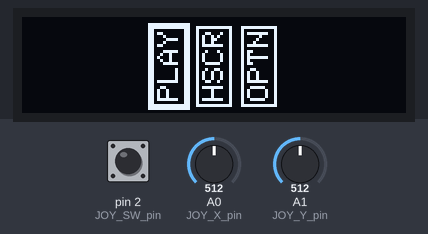
The sketch below on a simulated Arduino Uno, built with avr-gcc and run on an emulated ATmega328P. On the bench: 128×32 one-colour display. Inputs (shaded band) come from the test bench; at power-on: A1 (JOY_Y_pin) = 512, pin 2 (JOY_SW_pin) HIGH, A0 (JOY_X_pin) = 512. Random numbers use the default seed unless the sketch sets one.

Above: at 1.2 s.
1.3 s: A1 (JOY_Y_pin) set to 69
2.8 s: A1 (JOY_Y_pin) set to 55
At 3.15 s:
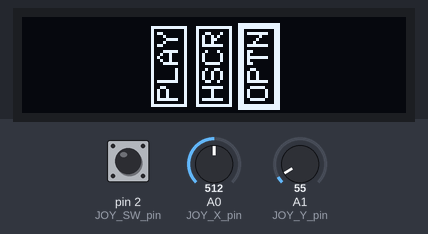
5.2 s: pin 2 (JOY_SW_pin) pulled LOW for 1 s
At 8.0 s:
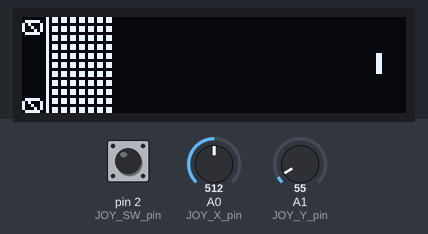
8.3 s: pin 2 (JOY_SW_pin) pulled LOW for 0.15 s
Timing chart, 0 to 11.1 s (numbered marks = the images above; inputs shaded):
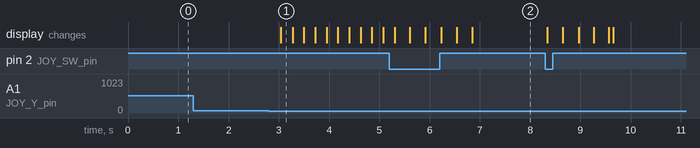

Measured:
- the behaviour switches between 62 and 61 on A1 (JOY_Y_pin) (found by bisection; images 0 and 1)
- after the input at 1.3 s, every drawn part: stays the same
- after the input at 2.8 s, the display: changes after 0.24 s (image 1)

The sketch:

Atari_Breakout.ino
```cpp
#include <SPI.h>
#include <Wire.h>
#include <Adafruit_GFX.h>
#include <Adafruit_SSD1306.h>

#define OLED_RESET 4
Adafruit_SSD1306 display(OLED_RESET);

// Joystick
const int JOY_SW_pin = 2; // digital
const int JOY_X_pin = 0; // analog
const int JOY_Y_pin = 1; // analog

// Paddle
const float paddleSpeed = .004;
const int paddleWidth = 7;
const int paddleHeight = 2;
const int paddlePaddingY = 10;
float paddleX;
bool pastPaddle; // If the ball has gone past the paddle already

// Ball
const int ballSize = 2;
float ballX, ballY;
float ballVelX, ballVelY;

const int roofPadding = 8;
const int boxWidth = 2;
const int boxHeight = 2;
const int boxAmountWidth = 11, boxAmountHeight = 7;

int score;
int highScore;

bool dead;

// Menus
const int WINDOW_MAIN_MENU = 0;
const int WINDOW_GAME = 1;

int windowState = WINDOW_MAIN_MENU;

class MainMenu {
  public:
    MainMenu() {}

    static const int optionsCount = 3;
    char* options [optionsCount] = {"PLAY", "HSCR", "OPTN"};
    int selected = 0;

    void updateMainMenu() {
      updateLogics();
      drawMainMenu();
    }

    void updateLogics() {
      int joyY = analogRead(JOY_Y_pin) - 512;
      if (abs(joyY) > 450) { // Threshold of 450 of 512
        if (joyY > 0) {
          changeSelected(1);
        } else {
          changeSelected(-1);
        }
        delay(200);
      }

      // Select option
      if (!digitalRead(JOY_SW_pin) && selected == 0) {
        windowState = WINDOW_GAME;
      }
    }

    void changeSelected(int delta) {
      selected += delta;
      if (selected < 0) selected += optionsCount;
      if (selected >= optionsCount) selected -= optionsCount;
    }

    void drawMainMenu() {
      display.setRotation(3);
      drawOptions();
      display.setRotation(0);
    }

    void drawOptions() {
      int rectWidth = 27, rectHeight = 12;
      int rectPaddingX = (display.width() - rectWidth) / 2;
      int rectSpacingY = 3;
      int rectStartingY = (display.height() - (3 * rectHeight + 2 * rectSpacingY)) / 2;

      for (int i = 0; i < 3; i++) {
        char* text = options[i];

        display.drawRect(rectPaddingX, rectStartingY + (rectHeight + rectSpacingY) * i, rectWidth, rectHeight, WHITE);
        if (i == selected) display.drawRect(rectPaddingX-1, rectStartingY + (rectHeight + rectSpacingY) * i-1, rectWidth+2, rectHeight+2, WHITE);

        int textLen = 5 * 4 + 1 * (4-1); // 1 pixel between the four letters

        display.setCursor(rectPaddingX+2, rectStartingY+2 + (rectHeight + rectSpacingY) * i);
        display.println(text);
      }
    }
};

class Box {
  public:
    Box() {}
    Box(int x, int y) {
      this->x = x;
      this->y = y;
      visible = true;
    }

    bool hitBall() {
      if (!visible) return;
      if (ballX + ballSize >= x && ballX < x + boxWidth && ballY + ballSize >= y && ballY < y + boxHeight) {
        // Figure out how much "inside" the box the ball is, so we can direct it in the right direction
        float ballDepthXFromLeft = ((ballX + ballSize) - x);
        float ballDepthXFromRight = ((x + boxWidth) - ballX);
        float ballDepthYFromBottom = ((y + boxHeight) - ballY);
        float ballDepthYFromTop = ((ballY + ballSize) - y);

        if (ballVelX >= 0)
          if (ballVelY >= 0)
            if (ballDepthXFromLeft >= ballDepthYFromTop)
              ballVelY = -ballVelY;
            else
              ballVelX = -ballVelX;
          else
            if (ballDepthXFromLeft >= ballDepthYFromBottom)
              ballVelY = -ballVelY;
            else
              ballVelX = -ballVelX;
        else
          if (ballVelY >= 0)
            if (ballDepthXFromRight >= ballDepthYFromTop)
              ballVelY = -ballVelY;
            else
              ballVelX = -ballVelX;
          else
            if (ballDepthXFromRight >= ballDepthYFromBottom)
              ballVelY = -ballVelY;
            else
              ballVelX = -ballVelX;

        visible = false;
        score++;
      }
    }

    int x, y;
    bool visible;
};
Box boxes [boxAmountWidth * boxAmountHeight];
MainMenu mainMenu = MainMenu();

void setup() {
  // put your setup code here, to run once:
  Serial.begin(9600);

  // Setup the joystick
  pinMode(JOY_SW_pin, INPUT);
  digitalWrite(JOY_SW_pin, HIGH);

  // initialize with the I2C addr 0x3C (for the 128x32)
  display.begin(SSD1306_SWITCHCAPVCC, 0x3C);

  // Init objects
  for (int i = 0; i < boxAmountWidth * boxAmountHeight; i++) {
    int x = i % boxAmountWidth;
    int y = i / boxAmountWidth;

    Box box = Box(x * 3, roofPadding + 2 + y * 3);
    boxes[i] = box;
  }

  highScore = 0;
  ballSpawn();
}

// 32 = 2 * n + 1 * (n-1) = 3n - 1
// 30 = 3 * n + 2 * (n-1) = 5n - 2

void ballSpawn() {
  pastPaddle = false;
  ballX = display.height() / 2.0f - ballSize / 2.0f;
  ballY = display.width() / 3.0f - ballSize / 2.0f;
  ballVelX = .5f * ((rand () % 100) / 50.0f - 1.0f);
  ballVelY = 2.0f;
  paddleX = display.height() / 2.0f - paddleWidth / 2.0f;
  if (score > highScore) highScore = score;
  score = 0;
  showAllBoxes();
  dead = false;
}

void showAllBoxes() {
  for (int i = 0; i < boxAmountWidth * boxAmountHeight; i++) {
    boxes[i].visible = true;
  }
}

void loop() {
  // Clear the display and make it ready for more rendering
  display.clearDisplay();
  display.setTextSize(1);
  display.setTextColor(WHITE);

  // Call the appropriate update method
  switch (windowState) {
    case WINDOW_MAIN_MENU:
      mainMenu.updateMainMenu();
      break;
    case WINDOW_GAME:
      updateGame();
      break;
  }

  // Render to the display
  display.display();
  delay(10);
}

//void updateMainMenu() {
  //mainMenu->updateMainMenu();
//}

void updateGame() {
  if (!dead) {
    // Update physics
    movePaddle();
    moveBall();
    updateBoxes();
  } else if (!digitalRead(JOY_SW_pin)) {
    ballSpawn();
  }

  // Draw on the display
  drawPaddle();
  drawBall();
  drawScore();
  drawBoxes();
  drawRoof();
}

void updateBoxes() {
  int visible = 0;
  for (int i = 0; i < boxAmountWidth * boxAmountHeight; i++) {
    if (boxes[i].visible) visible++;
    boxes[i].hitBall();
  }

  if (visible == 0) {
    showAllBoxes(); // Delay the show (?)
  }
}

void die() {
  if (score > highScore) highScore = score;
  dead = true;
}

void moveBall() {
  float maxVel = 1.0f;
  if (ballVelX > maxVel) ballVelX = maxVel;
  if (ballVelX < -maxVel) ballVelX = -maxVel;

  ballX += ballVelX;
  ballY += ballVelY;

  if (ballX < 0) {
    ballX = 0;
    ballVelX = -ballVelX;
  }

  if (ballX > display.height() - 1) {
    ballX = display.height() - 1;
    ballVelX = -ballVelX;
  }

  if (ballY < roofPadding) {
    ballY = roofPadding;
    ballVelY = -ballVelY;
  }

  if (ballY > display.width()) {
    //ballY = display.width();
    //ballVelY = -ballVelY;
    die();
  }

  if (ballY + ballSize > display.width() - paddlePaddingY && !pastPaddle && ballVelY > 0) {
    if ((ballX + ballSize >= paddleX && ballX < paddleX + paddleWidth)) {
      //ballY = display.width() - paddlePaddingY;
      float posOnPaddle = ((ballX + ballSize / 2.0f) - (paddleX + paddleWidth / 2.0f)) / paddleWidth;
      // posOnPaddle = 1 - pow(1 - (posOnPaddle), 2);

      float paddleXSpeedModifier = 2.0f;
      ballVelX = posOnPaddle * paddleXSpeedModifier + ballVelX * abs(posOnPaddle);
      ballVelY = -ballVelY;
    } else {
      pastPaddle = true;
    }
  }
}

void movePaddle() {
  // TODO: Convert to float between 0 and 1, then revert it, then pow it, and then if it
  int deltaX = analogRead(JOY_X_pin) - 1023 / 2.0f;
  paddleX += deltaX * paddleSpeed;

  if (paddleX < 0) {
    paddleX = 0;
  }

  if (paddleX + paddleWidth > display.height()) {
    paddleX = display.height() - paddleWidth;
  }
}

void drawBall() {
  display.fillRect(ballY, ballX, ballSize, ballSize, WHITE);
}

void drawPaddle() {
  display.fillRect(display.width() - paddlePaddingY, paddleX, paddleHeight, paddleWidth, WHITE);
}

void drawBoxes() {
  for (int i = 0; i < boxAmountWidth * boxAmountHeight; i++) {
    drawBox(boxes[i]);
  }
}

void drawBox(Box box) {
  if (!box.visible) return;
  display.fillRect(box.y, box.x, boxHeight, boxWidth, WHITE);
}

void drawRoof() {
  display.drawLine(roofPadding, 0, roofPadding, display.height() - 1, WHITE);
}

void drawScore() {
  display.setRotation(3);

  display.setTextSize(1);
  display.setTextColor(WHITE);
  display.setCursor(0, 0);
  display.println(score);

  // Highscore is right aligned
  int textWidth = 6;
  int highScoreLength = (highScore == 0) ? 1 : (log10(highScore)+1);
  display.setCursor((display.width()) - highScoreLength * textWidth, 0); // The display is still rotated, so we use the width instead
  display.println(highScore);

  display.setRotation(0);
}
```
